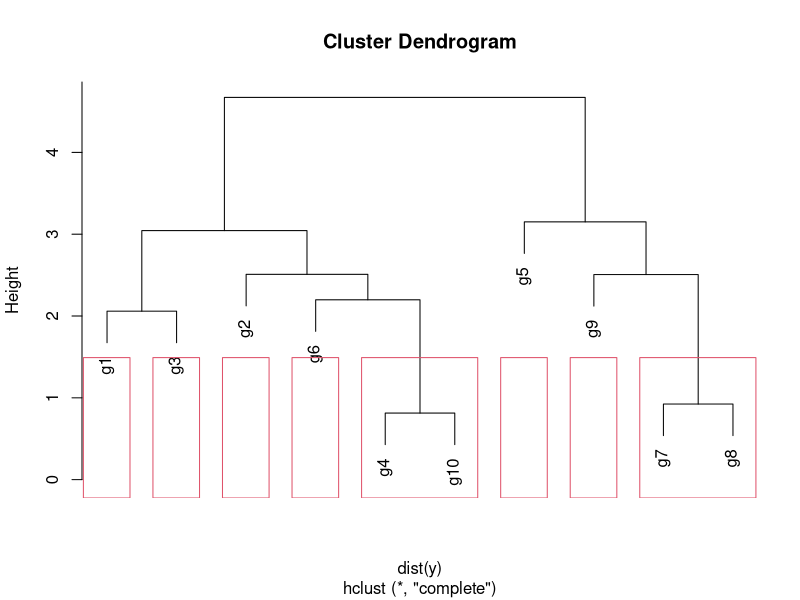

Source code (R):
# Question: How To Do Clustering Based On Cutoff Distance Value In R
# https://www.biostars.org/p/52207/


# Create a sample data set.
y <- matrix(rnorm(50), 10, 5, dimnames=list(paste("g", 1:10, sep=""), paste("t", 1:5, sep="")))

# hierarchical cluster using Euclidean distance to get a range of distances
# for which the integer 2 is relevant
hr <- hclust(dist(y), method = "complete", members=NULL)

# examine the dendrogram
plot(hr)

# cut at a distance of 2, and get cluster memberships
myhcl <- cutree(hr, h=2)

# highlight our clusters on the dendrogram
rect.hclust(hr, h=2)

